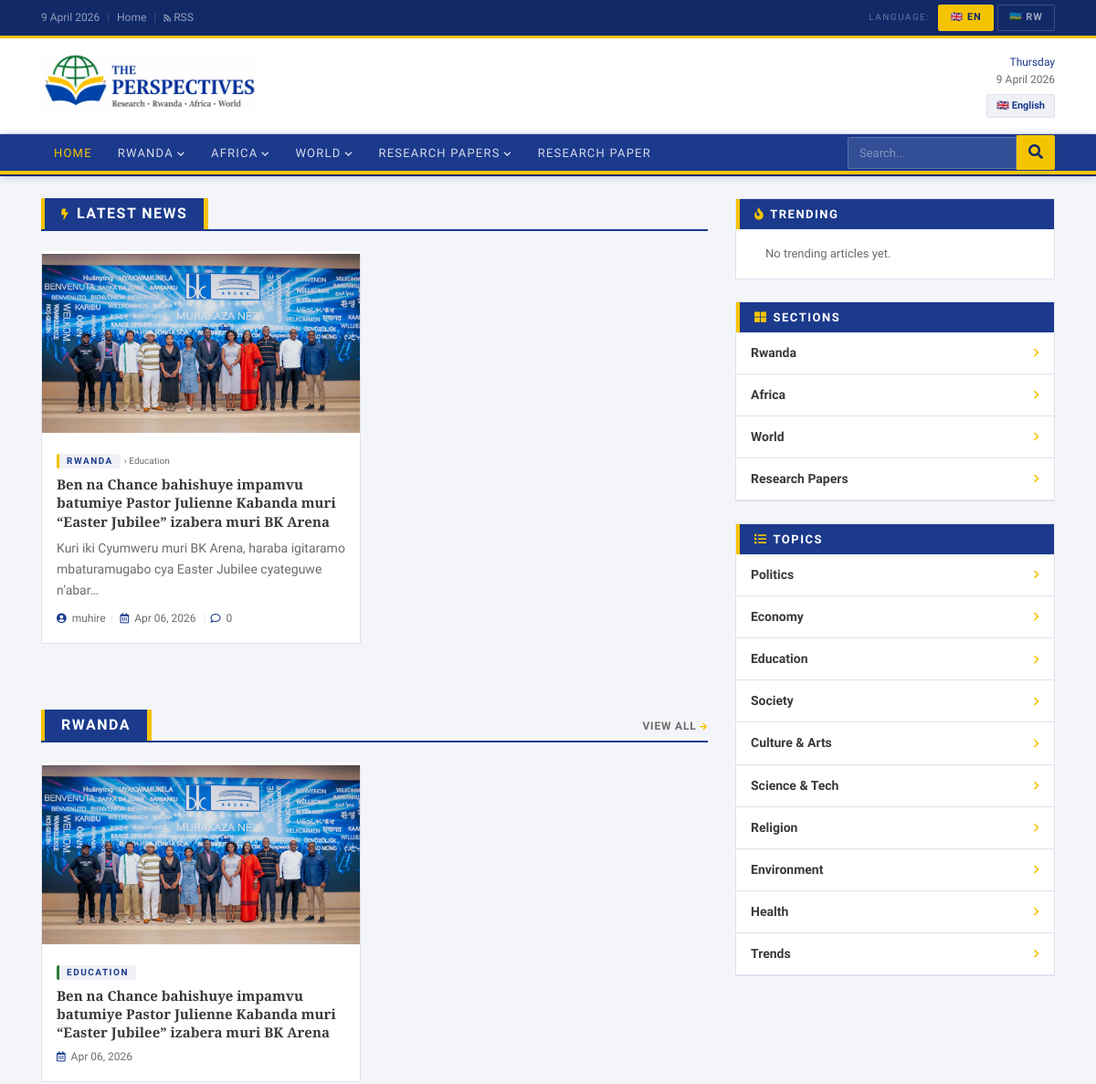
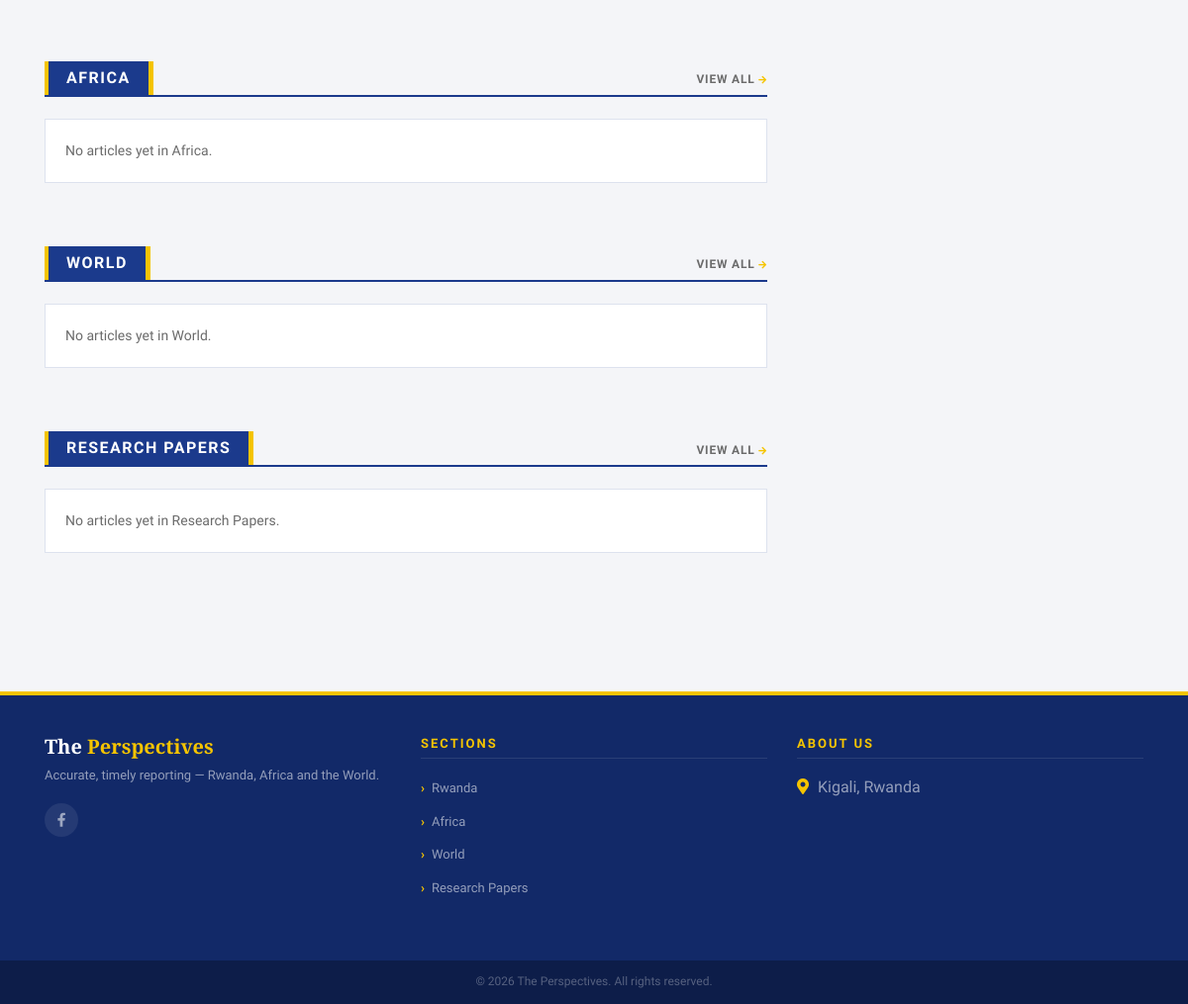
The page /en/ on the database its author committed (2 pictures, top to bottom).
### news/models.py (models this page shows, shortened)
class Language(models.Model):
    code        = models.CharField(max_length=10, unique=True)  # 'en' | 'rw'
    name        = models.CharField(max_length=100)              # English
    native_name = models.CharField(max_length=100)              # Ikinyarwanda
    flag_emoji  = models.CharField(max_length=10, blank=True)
    is_default  = models.BooleanField(default=False)
    is_active   = models.BooleanField(default=True)
    order       = models.IntegerField(default=0)
    class Meta:
        ordering = ['order']
        verbose_name = 'Language'
        verbose_name_plural = 'Languages'

class MainCategory(models.Model):
    language = models.ForeignKey(Language, on_delete=models.CASCADE,
                                 related_name='main_categories')
    name     = models.CharField(max_length=150)
    slug     = models.SlugField(max_length=150)
    order    = models.IntegerField(default=0)
    class Meta:
        ordering  = ['order']
        unique_together = ('language', 'slug')
        verbose_name        = 'Main Category'
        verbose_name_plural = 'Main Categories'
    def get_absolute_url(self):
        return reverse('news:category', kwargs={
            'lang_code': self.language.code,
            'cat_slug':  self.slug,
        })

class Article(models.Model):
    STATUS = [('draft', 'Draft'), ('published', 'Published')]
    language      = models.ForeignKey(Language, on_delete=models.CASCADE,
                                      related_name='articles')
    title         = models.CharField(max_length=300)
    slug          = models.SlugField(max_length=300, unique=True)
    main_category = models.ForeignKey(MainCategory, on_delete=models.SET_NULL,
                                      null=True, blank=True, related_name='articles')
    sub_category  = models.ForeignKey(SubCategory, on_delete=models.SET_NULL,
                                      null=True, blank=True, related_name='articles')
    author        = models.ForeignKey(User, on_delete=models.SET_NULL,
                                      null=True, blank=True, related_name='articles')
    summary        = models.TextField(max_length=600, blank=True, verbose_name='Lead')
    content        = models.TextField()
    featured_image = models.ImageField(upload_to='articles/%Y/%m/', blank=True, null=True)
    image_caption  = models.CharField(max_length=250, blank=True)
    status      = models.CharField(max_length=10, choices=STATUS, default='draft')
    is_featured = models.BooleanField(default=False)
    is_trending = models.BooleanField(default=False)
    is_breaking = models.BooleanField(default=False)
    views        = models.PositiveIntegerField(default=0)
    created_at   = models.DateTimeField(auto_now_add=True)
    updated_at   = models.DateTimeField(auto_now=True)
    published_at = models.DateTimeField(null=True, blank=True)
    class Meta:
        ordering = ['-published_at', '-created_at']
    def get_absolute_url(self):
        return reverse('news:article', kwargs={
            'lang_code': self.language.code,
            'slug':      self.slug,
        })
    @property
    def comment_count(self):
        return self.comments.filter(is_approved=True).count()

class SubCategory(models.Model):
    language = models.ForeignKey(Language, on_delete=models.CASCADE,
                                 related_name='sub_categories')
    name     = models.CharField(max_length=150)
    slug     = models.SlugField(max_length=150)
    order    = models.IntegerField(default=0)
    class Meta:
        ordering  = ['order']
        unique_together = ('language', 'slug')
        verbose_name        = 'Sub Category'
        verbose_name_plural = 'Sub Categories'
    def get_absolute_url(self):
        return reverse('news:subcategory', kwargs={
            'lang_code': self.language.code,
            'sub_slug':  self.slug,
        })

class SiteSettings(models.Model):
    site_name       = models.CharField(max_length=100, default='The Perspectives')
    location        = models.CharField(max_length=100, blank=True, default='Kigali, Rwanda')
    phone          = models.CharField(max_length=20, blank=True)
    email          = models.EmailField(blank=True)
    tagline         = models.CharField(max_length=200, blank=True, default='Research · Rwanda · Africa · World')
    mooto_en         = models.CharField(max_length=300, blank=True)
    mooto_rw         = models.CharField(max_length=300, blank=True)
    facebook_url    = models.URLField(blank=True)
    twitter_url     = models.URLField(blank=True)
    whatsapp_number = models.CharField(max_length=20, blank=True)
    youtube_url    = models.URLField(blank=True)
    instagram_url   = models.URLField(blank=True)
    class Meta:
        verbose_name = verbose_name_plural = 'Site Settings'

### news/views.py (the view)
# urls.py: path('',views.home,name='home'),
def home(request, lang_code):
    if lang_code not in VALID_LANGS:
        return redirect('/en/')
    lang, qs = _base(lang_code)
    cats     = list(MainCategory.objects.filter(language=lang).order_by('order'))
    subs     = list(SubCategory.objects.filter(language=lang).order_by('order'))
    cat_blocks = [(c, list(qs.filter(main_category=c)[:4])) for c in cats]
    return render(request, 'news/home.html', {
        'lang_code':    lang_code,
        'lang':         lang,
        'cats':         cats,
        'subs':         subs,
        'cat_blocks':   cat_blocks,
        'featured':     list(qs.filter(is_featured=True)[:5]),
        'breaking':     list(qs.filter(is_breaking=True)[:6]),
        'trending':     list(qs.filter(is_trending=True)[:8]),
        'latest':       list(qs[:6]),
    })

### news/templates/news/home.html (shortened to what this page needs)
{% extends "news/base.html" %}
{% load static %}
{% block home_active %}active{% endblock %}
{% block extra_head %}
<link rel="stylesheet" href="{% static 'news/css/home.css' %}">
{% endblock %}
{% block content %}
<div class="row">
  <div class="col-lg-8">
    <section class="mb-5">
      <div class="sec-hd">
        <h2><i class="fas fa-bolt fa-xs mr-2"></i>{% if lang_code == 'rw' %}Amakuru Mashya{% else %}Latest News{% endif %}</h2>
        <div class="sec-hd-bar"></div>
      </div>
      <div class="row">
        {% for a in latest %}
        <div class="col-md-6 mb-4">
          <div class="ac h-100">
            <div class="ac-img"><a href="{{ a.get_absolute_url }}">
              {% if a.featured_image %}<img src="{{ a.featured_image.url }}" alt="{{ a.title }}">
              {% else %}<div class="ac-noimg"><i class="far fa-newspaper"></i></div>{% endif %}
            </a></div>
            <div class="ac-body">
              {% if a.main_category %}<a href="{{ a.main_category.get_absolute_url }}" class="ctag">{{ a.main_category.name }}</a>{% endif %}
              {% if a.sub_category %}<a href="{{ a.sub_category.get_absolute_url }}" class="stag"> › {{ a.sub_category.name }}</a>{% endif %}
              <h5><a href="{{ a.get_absolute_url }}">{{ a.title }}</a></h5>
              {% if a.summary %}<p>{{ a.summary|truncatechars:100 }}</p>{% endif %}
              <div class="ameta">
                {% if a.author %}<span><i class="fas fa-user-circle"></i> {{ a.author.get_full_name|default:a.author.username }}</span><span class="s">|</span>{% endif %}
                <span><i class="far fa-calendar-alt"></i> {{ a.published_at|date:"M d, Y" }}</span>
                <span class="s">|</span><span><i class="far fa-comment"></i> {{ a.comment_count }}</span>
              </div>
            </div>
          </div>
        </div>
        {% endfor %}
      </div>
    </section>
    {% for cat, arts in cat_blocks %}
    <section class="mb-5 cat-blocks">
      <div class="sec-hd">
        <h2>{{ cat.name }}</h2>
        <div class="sec-hd-bar"></div>
        <a href="{{ cat.get_absolute_url }}" class="sec-hd-all">{% if lang_code == 'rw' %}Reba Byose <i class="fas fa-arrow-right fa-xs"></i>{% else %}View All <i class="fas fa-arrow-right fa-xs"></i>{% endif %}</a>
      </div>
      <div class="row">
        {% for a in arts %}
        <div class="col-md-6 mb-3">
          <div class="ac h-100">
            <div class="ac-img"><a href="{{ a.get_absolute_url }}">
              {% if a.featured_image %}<img src="{{ a.featured_image.url }}" alt="{{ a.title }}">
              {% else %}<div class="ac-noimg"><i class="far fa-newspaper"></i></div>{% endif %}
            </a></div>
            <div class="ac-body">
              {% if a.sub_category %}<a href="{{ a.sub_category.get_absolute_url }}" class="ctag">{{ a.sub_category.name }}</a>{% endif %}
              <h5><a href="{{ a.get_absolute_url }}">{{ a.title }}</a></h5>
              <div class="ameta"><i class="far fa-calendar-alt"></i> {{ a.published_at|date:"M d, Y" }}</div>
            </div>
          </div>
        </div>
        {% empty %}
        <div class="col-12"><p class="empty-msg">{% if lang_code == 'rw' %}Nta makuru arahari muri {{ cat.name }}.{% else %}No articles yet in {{ cat.name }}.{% endif %}</p></div>
        {% endfor %}
      </div>
    </section>
    {% endfor %}
  </div>
  <div class="col-lg-4">
    <div class="sw">
      <div class="sw-hd"><i class="fas fa-fire"></i>{% if lang_code == 'rw' %}Ibigezweho{% else %}Trending{% endif %}</div>
      <ul class="trend-list">
        {% for a in trending %}
        <li>
          <span class="tnum">{{ forloop.counter }}</span>
          <div>
            {% if a.main_category %}<div class="tcat">{{ a.main_category.name }}</div>{% endif %}
            <div class="ttitle"><a href="{{ a.get_absolute_url }}">{{ a.title }}</a></div>
            <div class="tdate"><i class="far fa-clock fa-xs mr-1"></i>{{ a.published_at|date:"M d, Y" }}</div>
          </div>
        </li>
        {% empty %}
        <li class="empty">{% if lang_code == 'rw' %}Nta makuru arahari.{% else %}No trending articles yet.{% endif %}</li>
        {% endfor %}
      </ul>
    </div>
    <div class="sw">
      <div class="sw-hd"><i class="fas fa-th-large"></i>{% if lang_code == 'rw' %}Inzego{% else %}Sections{% endif %}</div>
      <ul class="sw-list">
        {% for cat in cats %}
        <li><a href="{{ cat.get_absolute_url }}" onclick="openSubNav({{ cat.id }},'{{ cat.name }}','{{ cat.get_absolute_url }}');return false;">{{ cat.name }}<i class="fas fa-chevron-right fa-xs"></i></a></li>
        {% endfor %}
      </ul>
    </div>
    <div class="sw">
      <div class="sw-hd"><i class="fas fa-list"></i>{% if lang_code == 'rw' %}Inyito z'Inyandiko{% else %}Topics{% endif %}</div>
      <ul class="sw-list">
        {% for sub in subs %}
        <li><a href="{{ sub.get_absolute_url }}">{{ sub.name }}<i class="fas fa-chevron-right fa-xs"></i></a></li>
        {% endfor %}
      </ul>
    </div>
  </div>
</div>
{% endblock %}

### news/templates/news/base.html (shortened to what this page needs)
{% load static %}
<!DOCTYPE html>
<html lang="{{ lang_code }}">
<head>
<link rel="stylesheet" href="https://stackpath.bootstrapcdn.com/bootstrap/4.5.2/css/bootstrap.min.css">
<link rel="stylesheet" href="https://cdnjs.cloudflare.com/ajax/libs/font-awesome/5.15.4/css/all.min.css">
<link rel="stylesheet" href="{% static 'news/css/base.css' %}">
{% block extra_head %}{% endblock %}
</head>
<body>
<div class="topbar">
  <div class="container">
    <div class="d-flex justify-content-between align-items-center flex-wrap" style="gap:8px;">
      <div>
        <span id="tb-date"></span>
        <span class="tb-sep">|</span>
        <a href="/{{ lang_code }}/">{% if lang_code == 'rw' %}Ahabanza{% else %}Home{% endif %}</a>
        <span class="tb-sep">|</span>
        <a href="#"><i class="fas fa-rss fa-xs"></i> RSS</a>
      </div>
      <div class="lang-sw">
        <span class="lang-sw-lbl">{% if lang_code == 'rw' %}Ururimi{% else %}Language{% endif %}:</span>
        {% for lng in all_languages %}
        <form method="POST" action="/switch-lang/" class="lang-form">
          <button type="submit" class="lang-btn {% if lang_code == lng.code %}active{% endif %}">
            {{ lng.flag_emoji }} {{ lng.code|upper }}
          </button>
        </form>
        {% endfor %}
      </div>
    </div>
  </div>
</div>
<div class="masthead">
  <div class="container">
    <div class="row align-items-center">
      <div class="col-md-7">
        <a href="/{{ lang_code }}/" class="d-inline-block mast-logo">
          <img src="{% static 'news/img/logo.png' %}" alt="The Perspectives"
               onerror="this.style.display='none';document.getElementById('mlfb').style.display='flex';">
        </a>
      </div>
      <div class="col-md-5 d-none d-md-block mast-right">
        <div class="mast-date">
          <span class="mday" id="mday"></span>
          <span id="mdt"></span>
        </div>
        {% if lang %}
        <span class="mast-lang-badge">{{ lang.flag_emoji }} {{ lang.native_name }}</span>
        {% endif %}
      </div>
    </div>
  </div>
</div>
<nav class="pnav navbar navbar-expand-lg navbar-dark py-0" id="pnav">
  <div class="container">
    <div class="collapse navbar-collapse" id="pnav-col">
      <ul class="navbar-nav mr-auto">
        <li class="nav-item">
          <a class="nav-link pnav-lnk {% block home_active %}{% endblock %}" href="/{{ lang_code }}/">
            {% if lang_code == 'rw' %}Ahabanza{% else %}Home{% endif %}
          </a>
        </li>
        {% for cat in nav_cats %}
        <li class="nav-item">
          <a class="nav-link pnav-lnk {% block cat_active %}{% endblock %}"
             href="/{{ lang_code }}/category/{{ cat.slug }}/"
             data-cid="{{ cat.id }}" data-cname="{{ cat.name }}"
             data-curl="/{{ lang_code }}/category/{{ cat.slug }}/"
             onclick="return navCatClick(event,this)">
            {{ cat.name }}<i class="fas fa-chevron-down ci"></i>
          </a>
        </li>
        {% endfor %}
        <li class="nav-item">
          <a class="nav-link pnav-lnk" href="/{{ lang_code }}/research/">
            {% if lang_code == 'rw' %}Inyandiko z'Ubushakashatsi{% else %}Research Paper{% endif %}
          </a>
        </li>
      </ul>
      <form class="nav-search" action="/{{ lang_code }}/search/" method="get">
        <input type="text" name="q"
               placeholder="{% if lang_code == 'rw' %}Shakisha...{% else %}Search...{% endif %}"
               value="{{ request.GET.q|default:'' }}" autocomplete="off">
        <button type="submit"><i class="fas fa-search"></i></button>
      </form>
    </div>
  </div>
</nav>
<div class="snav" id="snav">
  <div class="container">
    <div class="snav-inner" id="snav-inner"></div>
  </div>
</div>
<main class="container py-4">{% block content %}{% endblock %}</main>
<footer>
  <div class="container">
    <div class="row">
      <div class="col-lg-4 col-md-6 mb-4">
        <div class="ft-logo mb-2">
          <div id="ftlfb" class="ft-logo-fb" style="display:non;">The <span>Perspectives</span></div>
        </div>
        <p style="font-size:13px;line-height:1.7;margin-top:8px;">
          {%if lang_code == 'rw' %}{{ site_settings.mooto_rw }}{% else %}{{ site_settings.mooto_en }}{% endif %}
        </p>
        <div class="ft-soc mt-3">
            {% if site_settings.facebook_url %}
          <a href="{{ site_settings.facebook_url }}" target="_blank"><i class="fab fa-facebook-f"></i></a>
          {% endif %}
        </div>
      </div>
      <div class="col-lg-4 col-md-6 mb-4">
        <h5>{% if lang_code == 'rw' %}Inzego{% else %}Sections{% endif %}</h5>
        <ul class="ft-list">
          {% for cat in nav_cats %}
          <li><a href="/{{ lang_code }}/category/{{ cat.slug }}/">{{ cat.name }}</a></li>
          {% endfor %}
        </ul>
      </div>
      <div class="col-lg-4 col-md-6 mb-4">
        <h5>{% if lang_code == 'rw' %}Aho Wadusanga{% else %}About us{% endif %}</h5>
        <ul class="ft-list">
          {% if site_settings.location %}
          <li><b><i class="fas fa-map-marker-alt" style="margin-right: 5px; color: #f5c400;"></i></b> {{ site_settings.location }}</li>
          {% endif %}
        </ul>
      </div>
    </div>
  </div>
  <div class="ft-btm"><div class="container">&copy; <span id="fy"></span> The Perspectives. {% if lang_code == 'rw' %}Uburenganzira bwose burarinzwe.{% else %}All rights reserved.{% endif %}</div></div>
</footer>
</body>
</html>

### rows shown on the page
Language: flag_emoji "🇬🇧", code "EN", native_name "English"
Language: flag_emoji "🇷🇼", code "RW"
MainCategory: name "RWANDA", name "Rwanda"
MainCategory: name "AFRICA", name "Africa"
MainCategory: name "WORLD", name "World"
MainCategory: name "RESEARCH PAPERS", name "Research Papers"
Article: featured_image (picture), main_category.name "RWANDA", sub_category.name "Education", title "Ben na Chance bahishuye impamvu batumiye Pastor Julienne Kabanda muri “Easter Jubilee” izabera muri BK Arena", summary "Kuri iki Cyumweru muri BK Arena, haraba igitaramo mbaturamugabo cya Easter Jubilee cyateguwe n’abar…", author.get_full_name "muhire", published_at "Apr 06, 2026", comment_count "0", sub_category.name "EDUCATION"
SubCategory: name "Politics"
SubCategory: name "Economy"
SubCategory: name "Education"
SubCategory: name "Society"
SubCategory: name "Culture & Arts"
SubCategory: name "Science & Tech"
SubCategory: name "Religion"
SubCategory: name "Environment"
SubCategory: name "Health"
SubCategory: name "Trends"
SiteSettings: mooto_en "Accurate, timely reporting — Rwanda, Africa and the World.", location "Kigali, Rwanda"
